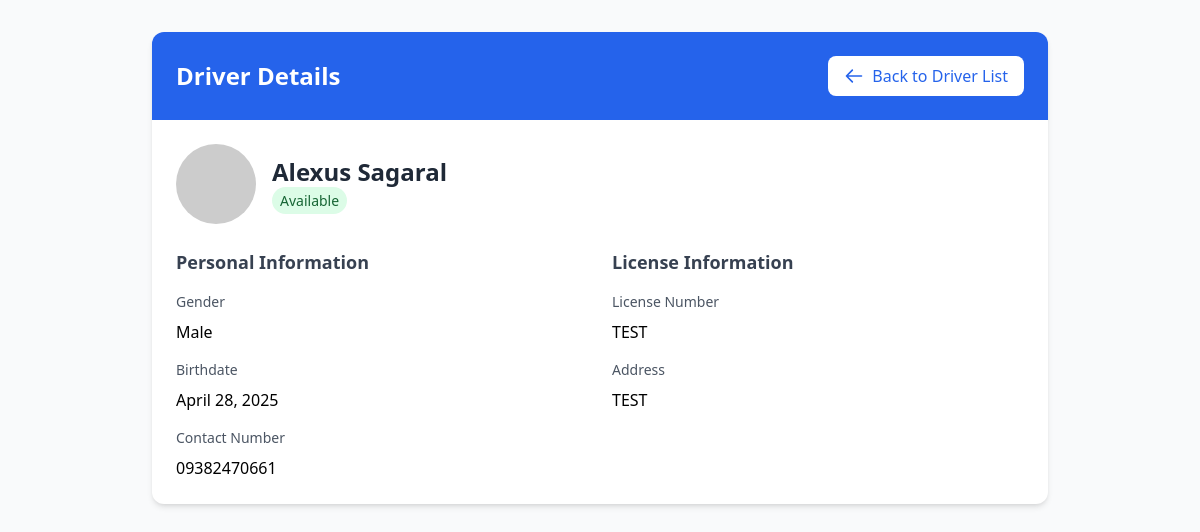
The page /staff/view_driver.php?id=2 on the database as committed earlier.
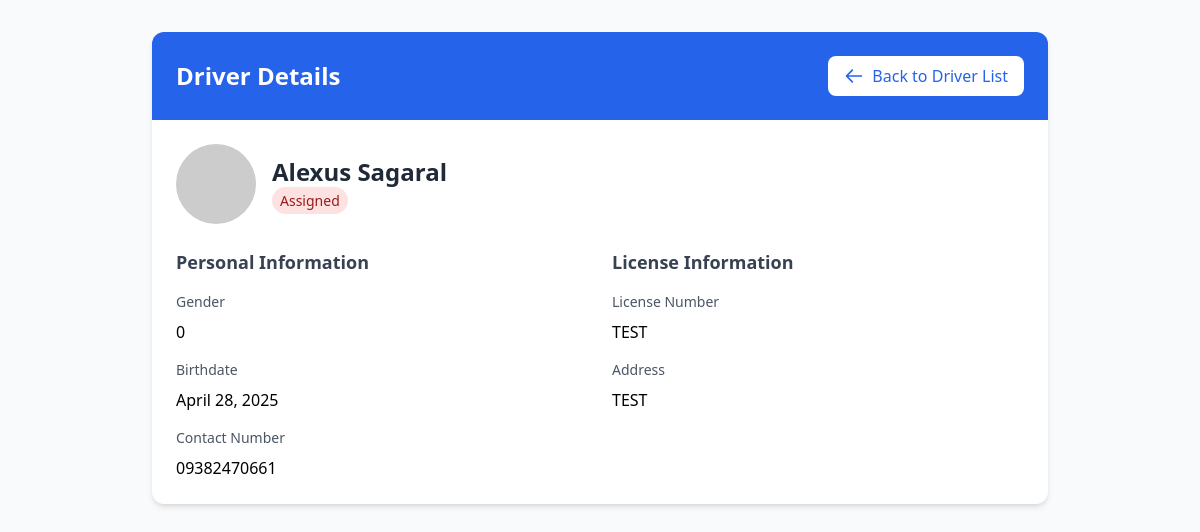
The same page on the database as committed later.
### tables this page shows
CREATE TABLE `driver` (
  `DRIVER_ID` int(11) NOT NULL,
  `STAFF_ID` int(11) DEFAULT NULL,
  `DRIVER_NAME` varchar(30) NOT NULL,
  `LICENSE_NUMBER` varchar(30) NOT NULL,
  `CONTACT_NUMBER` varchar(20) NOT NULL,
  `ADDRESS` varchar(100) NOT NULL,
  `BIRTHDATE` date NOT NULL,
  `GENDER` varchar(10) NOT NULL,
  `STATUS` varchar(20) NOT NULL
);

### staff/view_driver.php (the view, shortened to what this page needs)
<?php
require_once('../connect.php');
$driver_id = $_GET['id'];
$sql = "CALL sp_GetDriverById(?)";
$stmt = $conn->prepare($sql);
$stmt->bind_param("i", $driver_id);
$stmt->execute();
$result = $stmt->get_result();
$driver = $result->fetch_assoc();
?>
<!DOCTYPE html>
<html lang="en">
<head>
    <script src="https://cdn.tailwindcss.com"></script>
</head>
<body class="bg-gray-50">
    <div class="container mx-auto px-4 py-8">
        <div class="max-w-4xl mx-auto">
            <div class="bg-white rounded-xl shadow-md overflow-hidden">
                <div class="p-6 bg-blue-600">
                    <div class="flex items-center justify-between">
                        <h1 class="text-2xl font-bold text-white">Driver Details</h1>
                        <a href="manage_drivers.php" class="inline-flex items-center px-4 py-2 bg-white text-blue-600 rounded-lg hover:bg-blue-50 transition-colors duration-200">
                            <svg class="w-5 h-5 mr-2" fill="none" stroke="currentColor" viewBox="0 0 24 24">
                                <path stroke-linecap="round" stroke-linejoin="round" stroke-width="2" d="M10 19l-7-7m0 0l7-7m-7 7h18"/>
                            </svg>
                            Back to Driver List
                        </a>
                    </div>
                </div>
                <div class="p-6">
                    <div class="flex items-center mb-6">
                        <img class="h-20 w-20 rounded-full"
                            src="https://ui-avatars.com/api/?name=<?= urlencode($driver['DRIVER_NAME']) ?>"
                            alt="Driver photo">
                        <div class="ml-4">
                            <h2 class="text-2xl font-bold text-gray-800"><?= htmlspecialchars($driver['DRIVER_NAME']) ?></h2>
                            <span class="px-2 py-1 rounded-full text-sm font-medium
                                <?= $driver['STATUS'] === 'Available' ? 'bg-green-100 text-green-800' : 'bg-red-100 text-red-800' ?>">
                                <?= htmlspecialchars($driver['STATUS']) ?>
                            </span>
                        </div>
                    </div>
                    <div class="grid grid-cols-2 gap-6">
                        <div class="space-y-4">
                            <h3 class="text-lg font-semibold text-gray-700">Personal Information</h3>
                            <div class="space-y-2">
                                <p class="text-sm text-gray-600">Gender</p>
                                <p class="font-medium"><?= htmlspecialchars($driver['GENDER']) ?></p>
                            </div>
                            <div class="space-y-2">
                                <p class="text-sm text-gray-600">Birthdate</p>
                                <p class="font-medium"><?= htmlspecialchars(date('F j, Y', strtotime($driver['BIRTHDATE']))) ?></p>
                            </div>
                            <div class="space-y-2">
                                <p class="text-sm text-gray-600">Contact Number</p>
                                <p class="font-medium"><?= htmlspecialchars($driver['CONTACT_NUMBER']) ?></p>
                            </div>
                        </div>
                        <div class="space-y-4">
                            <h3 class="text-lg font-semibold text-gray-700">License Information</h3>
                            <div class="space-y-2">
                                <p class="text-sm text-gray-600">License Number</p>
                                <p class="font-medium"><?= htmlspecialchars($driver['LICENSE_NUMBER']) ?></p>
                            </div>
                            <div class="space-y-2">
                                <p class="text-sm text-gray-600">Address</p>
                                <p class="font-medium"><?= htmlspecialchars($driver['ADDRESS']) ?></p>
                            </div>
                        </div>
                    </div>
                </div>
            </div>
        </div>
    </div>
</body>
</html>

Rows that differ between the two databases and show on the page:
changed driver "Alexus Sagaral": STATUS "Available" → "Assigned"; GENDER "Male" → "0"
